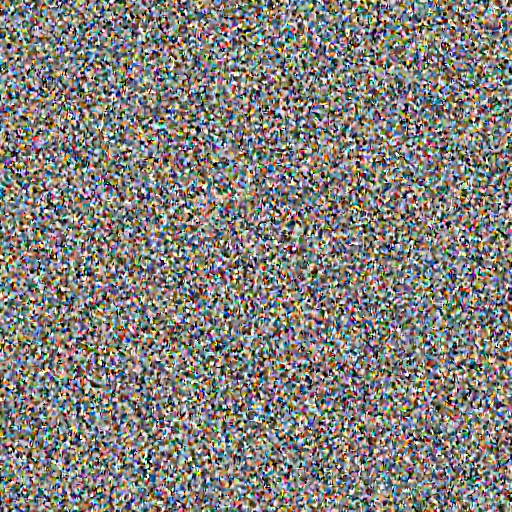
#> input picture intermediates/step_000.png, 1024 x 1024 px (shown at 1/2 size); the run also reads 1 picture not shown here
$ python analyzer.py intermediates/step_000.png intermediates/step_001.png
#> lines starting #> are read from the running program, lines starting #| are printed output that depends on the picture
#!/usr/bin/env python3
# -*- coding: utf-8 -*-
"""
Spectrum Similarity Analysis Tool - For analyzing spectrum similarity of images generated by diffusion model at adjacent steps
Usage: python spectrum_analyzer.py image1.jpg image2.jpg
"""

import numpy as np
import cv2
import matplotlib.pyplot as plt
from scipy import fft
from skimage import metrics
import argparse
import os
import sys

class SpectrumAnalyzer:
    def __init__(self):
        self.results = {}

    def load_image(self, image_path):
        """Load image and convert to grayscale"""
#> called with image_path = 'intermediates/step_000.png'
        if not os.path.exists(image_path):
            raise FileNotFoundError(f"Image file does not exist: {image_path}")

        img = cv2.imread(image_path, cv2.IMREAD_GRAYSCALE)
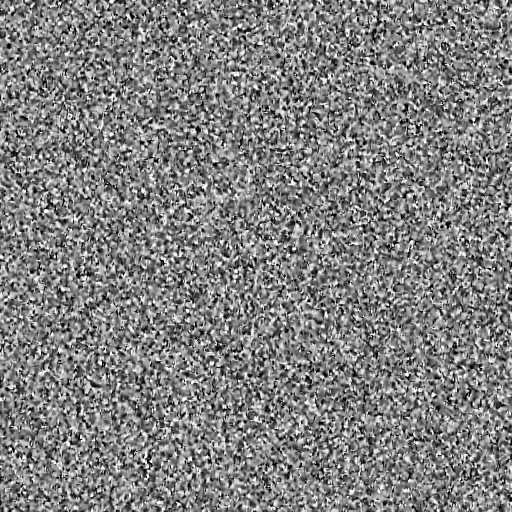
#> img: shape (1024, 1024) (shown at 1/2 size); min 0, max 255, mean 127.6
#| Image 1 size: (1024, 1024)
#| Image 2 size: (1024, 1024)
        if img is None:
            raise ValueError(f"Unable to read image: {image_path}")

        return img

    def get_frequency_spectrum(self, img):
        """Get frequency spectrum of the image"""
        # Perform 2D Fourier Transform
        f_transform = fft.fft2(img)
        f_shift = fft.fftshift(f_transform)  # Move zero frequency to center

        # Calculate magnitude spectrum and phase spectrum
        magnitude_spectrum = np.abs(f_shift)
        phase_spectrum = np.angle(f_shift)
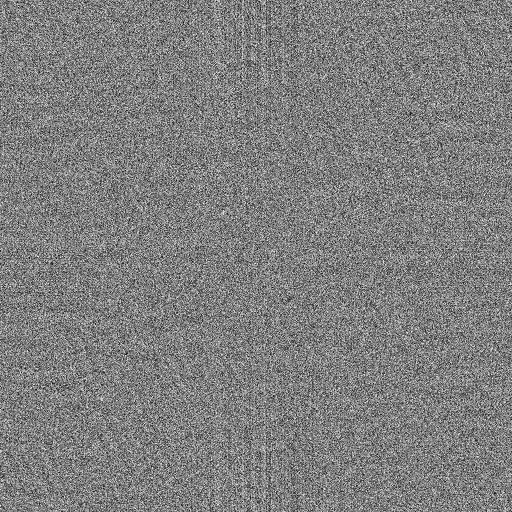
#> phase_spectrum: shape (1024, 1024) float64 (shown at 1/2 size); min -3.14, max 3.14, mean -5.99e-06; drawn with min black and max white

        # Logarithmic transformation for visualization
        log_spectrum = np.log(magnitude_spectrum + 1)
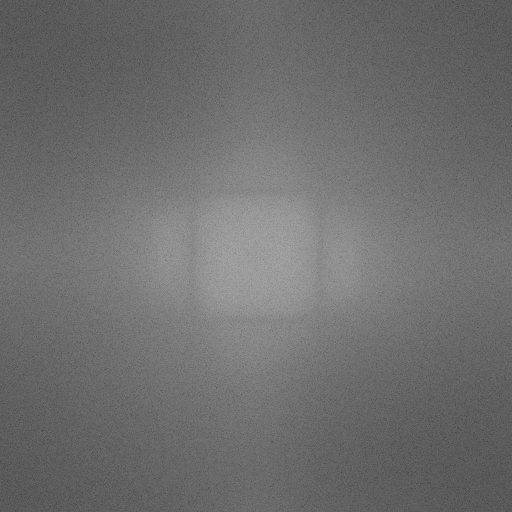
#> log_spectrum: shape (1024, 1024) float64 (shown at 1/2 size); min 2.22, max 18.71, mean 9.37; drawn with min black and max white

        return f_shift, magnitude_spectrum, phase_spectrum, log_spectrum

    def analyze_spectrum_similarity(self, mag_spec1, mag_spec2):
        """Analyze spectrum similarity"""
        results = {}

        # Method 1: Structural Similarity Index (SSIM)
        results['SSIM'] = metrics.structural_similarity(
            mag_spec1, mag_spec2, data_range=mag_spec1.max() - mag_spec1.min()
        )

        # Method 2: Normalized Cross-Correlation
        results['Correlation'] = np.corrcoef(
            mag_spec1.flatten(), mag_spec2.flatten()
        )[0, 1]

        # Method 3: Mean Squared Error (MSE)
        results['MSE'] = np.mean((mag_spec1 - mag_spec2) ** 2)

        # Method 4: Normalized Mean Squared Error (NMSE)
        results['NMSE'] = results['MSE'] / (np.mean(mag_spec1**2) + 1e-8)

        # Method 5: Cosine Similarity
        dot_product = np.sum(mag_spec1.flatten() * mag_spec2.flatten())
        norm1 = np.linalg.norm(mag_spec1.flatten())
        norm2 = np.linalg.norm(mag_spec2.flatten())
        results['Cosine_Similarity'] = dot_product / (norm1 * norm2 + 1e-8)

        return results

    def analyze_frequency_bands(self, mag_spec1, mag_spec2):
        """Analyze similarity of different frequency bands"""
        h, w = mag_spec1.shape
        center = (h//2, w//2)
        y, x = np.ogrid[:h, :w]
        distances = np.sqrt((x - center[1])**2 + (y - center[0])**2)

        max_radius = min(h, w) // 2

        # Define frequency bands
        low_freq_mask = distances <= max_radius // 3
        mid_freq_mask = (distances > max_radius // 3) & (distances <= 2 * max_radius // 3)
        high_freq_mask = distances > 2 * max_radius // 3

        def get_band_energy(spectrum, mask):
            return np.sum(spectrum[mask])

        # Calculate energy for each frequency band
        low1 = get_band_energy(mag_spec1, low_freq_mask)
        mid1 = get_band_energy(mag_spec1, mid_freq_mask)
        high1 = get_band_energy(mag_spec1, high_freq_mask)
        total1 = low1 + mid1 + high1

        low2 = get_band_energy(mag_spec2, low_freq_mask)
        mid2 = get_band_energy(mag_spec2, mid_freq_mask)
        high2 = get_band_energy(mag_spec2, high_freq_mask)
        total2 = low2 + mid2 + high2

        # Calculate similarity for each frequency band
        results = {
            'Low_Freq_Energy_Ratio1': low1 / (total1 + 1e-8),
            'Mid_Freq_Energy_Ratio1': mid1 / (total1 + 1e-8),
            'High_Freq_Energy_Ratio1': high1 / (total1 + 1e-8),
            'Low_Freq_Energy_Ratio2': low2 / (total2 + 1e-8),
            'Mid_Freq_Energy_Ratio2': mid2 / (total2 + 1e-8),
            'High_Freq_Energy_Ratio2': high2 / (total2 + 1e-8),
        }

        # Calculate frequency band similarity
        results['Low_Freq_Similarity'] = 1 - abs(results['Low_Freq_Energy_Ratio1'] - results['Low_Freq_Energy_Ratio2'])
        results['Mid_Freq_Similarity'] = 1 - abs(results['Mid_Freq_Energy_Ratio1'] - results['Mid_Freq_Energy_Ratio2'])
        results['High_Freq_Similarity'] = 1 - abs(results['High_Freq_Energy_Ratio1'] - results['High_Freq_Energy_Ratio2'])

        return results

    def diffusion_specific_analysis(self, img1, img2, mag_spec1, mag_spec2):
        """Diffusion model specific analysis"""
        results = {}

        # 1. High frequency noise change analysis
        h, w = mag_spec1.shape
        center = (h//2, w//2)
        y, x = np.ogrid[:h, :w]
        distances = np.sqrt((x - center[1])**2 + (y - center[0])**2)

        # High frequency region (noise is usually concentrated in high frequency)
        high_freq_mask = distances > min(h, w) // 4

        high_freq_energy1 = np.sum(mag_spec1[high_freq_mask])
        high_freq_energy2 = np.sum(mag_spec2[high_freq_mask])

        results['High_Freq_Energy1'] = high_freq_energy1
        results['High_Freq_Energy2'] = high_freq_energy2
        results['Noise_Reduction_Ratio'] = (high_freq_energy1 - high_freq_energy2) / (high_freq_energy1 + 1e-8)

        # 2. Spectral smoothness analysis
        def compute_spectral_smoothness(spectrum):
            grad_y, grad_x = np.gradient(spectrum)
            roughness = np.mean(np.sqrt(grad_y**2 + grad_x**2))
            return 1 / (1 + roughness)

        results['Spectral_Smoothness1'] = compute_spectral_smoothness(mag_spec1)
        results['Spectral_Smoothness2'] = compute_spectral_smoothness(mag_spec2)
        results['Smoothness_Improvement'] = results['Spectral_Smoothness2'] - results['Spectral_Smoothness1']

        # 3. Image quality metrics
        results['Image_MSE'] = np.mean((img1.astype(float) - img2.astype(float)) ** 2)
        results['Image_PSNR'] = 20 * np.log10(255 / (np.sqrt(results['Image_MSE']) + 1e-8))
        results['Image_SSIM'] = metrics.structural_similarity(img1, img2)

        return results

    def visualize_results(self, img1, img2, log_spec1, log_spec2, mag_spec1, mag_spec2, save_path=None):
        """Visualize analysis results"""
        plt.figure(figsize=(20, 12))

        # Original images
        plt.subplot(3, 4, 1)
        plt.imshow(img1, cmap='gray')
        plt.title('Original Image 1 (Step t)', fontsize=12)
        plt.axis('off')

        plt.subplot(3, 4, 2)
        plt.imshow(img2, cmap='gray')
        plt.title('Original Image 2 (Step t+1)', fontsize=12)
        plt.axis('off')

        # Image difference
        plt.subplot(3, 4, 3)
        diff_img = np.abs(img1.astype(float) - img2.astype(float))
        plt.imshow(diff_img, cmap='hot')
        plt.title('Image Difference', fontsize=12)
        plt.colorbar()
        plt.axis('off')

        # Image histogram
        plt.subplot(3, 4, 4)
        plt.hist(img1.flatten(), bins=50, alpha=0.7, label='Image 1', color='blue')
        plt.hist(img2.flatten(), bins=50, alpha=0.7, label='Image 2', color='red')
        plt.title('Pixel Value Distribution')
        plt.legend()
        plt.xlabel('Pixel Value')
        plt.ylabel('Frequency')

        # Spectrum plots
        plt.subplot(3, 4, 5)
        plt.imshow(log_spec1, cmap='gray')
        plt.title('Spectrum 1 (Step t)', fontsize=12)
        plt.axis('off')

        plt.subplot(3, 4, 6)
        plt.imshow(log_spec2, cmap='gray')
        plt.title('Spectrum 2 (Step t+1)', fontsize=12)
        plt.axis('off')

        # Spectrum difference
        plt.subplot(3, 4, 7)
        diff_spectrum = np.abs(mag_spec1 - mag_spec2)
        plt.imshow(np.log(diff_spectrum + 1), cmap='hot')
        plt.title('Spectrum Difference', fontsize=12)
        plt.colorbar()
        plt.axis('off')

        # Radial spectrum profile
        plt.subplot(3, 4, 8)
        h, w = mag_spec1.shape
        center = (h//2, w//2)
        y, x = np.ogrid[:h, :w]
        r = np.sqrt((x - center[1])**2 + (y - center[0])**2).astype(int)

        max_r = min(center)
        radial_profile1 = np.zeros(max_r)
        radial_profile2 = np.zeros(max_r)

        for radius in range(max_r):
            mask = r == radius
            if np.any(mask):
                radial_profile1[radius] = np.mean(mag_spec1[mask])
                radial_profile2[radius] = np.mean(mag_spec2[mask])

        plt.plot(radial_profile1, label='Spectrum 1', alpha=0.8)
        plt.plot(radial_profile2, label='Spectrum 2', alpha=0.8)
        plt.title('Radial Spectrum Profile')
        plt.xlabel('Distance from Center (pixels)')
        plt.ylabel('Average Magnitude')
        plt.legend()
        plt.yscale('log')

        # Frequency band energy distribution
        plt.subplot(3, 4, 9)
        band_results = self.analyze_frequency_bands(mag_spec1, mag_spec2)
        bands = ['Low Freq', 'Mid Freq', 'High Freq']
        ratios1 = [band_results['Low_Freq_Energy_Ratio1'],
                   band_results['Mid_Freq_Energy_Ratio1'],
                   band_results['High_Freq_Energy_Ratio1']]
        ratios2 = [band_results['Low_Freq_Energy_Ratio2'],
                   band_results['Mid_Freq_Energy_Ratio2'],
                   band_results['High_Freq_Energy_Ratio2']]

        x = np.arange(len(bands))
        width = 0.35

        plt.bar(x - width/2, ratios1, width, label='Image 1', alpha=0.8)
        plt.bar(x + width/2, ratios2, width, label='Image 2', alpha=0.8)
        plt.title('Frequency Band Energy Distribution')
        plt.xlabel('Frequency Band')
        plt.ylabel('Energy Ratio')
        plt.xticks(x, bands)
        plt.legend()

        # Similarity metrics radar chart
        plt.subplot(3, 4, 10)
        similarity_results = self.analyze_spectrum_similarity(mag_spec1, mag_spec2)
        metrics_names = list(similarity_results.keys())
        metrics_values = [abs(v) if k == 'MSE' or k == 'NMSE' else v for k, v in similarity_results.items()]

        # Normalize MSE metric for display
        if 'MSE' in similarity_results:
            mse_idx = metrics_names.index('MSE')
            metrics_values[mse_idx] = 1 / (1 + similarity_results['MSE'] / 1000)  # Normalize MSE
        if 'NMSE' in similarity_results:
            nmse_idx = metrics_names.index('NMSE')
            metrics_values[nmse_idx] = 1 / (1 + similarity_results['NMSE'])  # Normalize NMSE

        angles = np.linspace(0, 2 * np.pi, len(metrics_names), endpoint=False).tolist()
        metrics_values += metrics_values[:1]  # Close the shape
        angles += angles[:1]

        ax = plt.subplot(3, 4, 10, projection='polar')
        ax.plot(angles, metrics_values, 'o-', linewidth=2)
        ax.fill(angles, metrics_values, alpha=0.25)
        ax.set_xticks(angles[:-1])
        ax.set_xticklabels(metrics_names, fontsize=8)
        ax.set_ylim(0, 1)
        plt.title('Similarity Metrics', fontsize=12)

        # Display analysis results text in remaining space
        plt.subplot(3, 4, 11)
        plt.axis('off')

        # Prepare text display
        text_content = []
        text_content.append("=== Spectrum Similarity Analysis Results ===\n")

        for key, value in similarity_results.items():
            text_content.append(f"{key}: {value:.4f}")

        text_content.append("\n=== Frequency Band Similarity ===")
        text_content.append(f"Low Freq Similarity: {band_results['Low_Freq_Similarity']:.4f}")
        text_content.append(f"Mid Freq Similarity: {band_results['Mid_Freq_Similarity']:.4f}")
        text_content.append(f"High Freq Similarity: {band_results['High_Freq_Similarity']:.4f}")

        diffusion_results = self.diffusion_specific_analysis(img1, img2, mag_spec1, mag_spec2)
        text_content.append("\n=== Diffusion Specific Analysis ===")
        text_content.append(f"Noise Reduction Ratio: {diffusion_results['Noise_Reduction_Ratio']:.4f}")
        text_content.append(f"Smoothness Improvement: {diffusion_results['Smoothness_Improvement']:.4f}")
        text_content.append(f"Image PSNR: {diffusion_results['Image_PSNR']:.2f} dB")
        text_content.append(f"Image SSIM: {diffusion_results['Image_SSIM']:.4f}")

        plt.text(0.05, 0.95, '\n'.join(text_content), transform=plt.gca().transAxes,
                fontsize=8, verticalalignment='top', fontfamily='monospace')

        plt.subplot(3, 4, 12)
        plt.axis('off')

        # Display statistical information
        stats_content = []
        stats_content.append("=== Image Statistics ===\n")
        stats_content.append(f"Image 1 Size: {img1.shape}")
        stats_content.append(f"Image 2 Size: {img2.shape}")
        stats_content.append(f"Image 1 Mean: {np.mean(img1):.2f}")
        stats_content.append(f"Image 2 Mean: {np.mean(img2):.2f}")
        stats_content.append(f"Image 1 Std Dev: {np.std(img1):.2f}")
        stats_content.append(f"Image 2 Std Dev: {np.std(img2):.2f}")

        stats_content.append("\n=== Spectrum Statistics ===")
        stats_content.append(f"Spectrum 1 Total Energy: {np.sum(mag_spec1):.2e}")
        stats_content.append(f"Spectrum 2 Total Energy: {np.sum(mag_spec2):.2e}")
        stats_content.append(f"Spectrum Energy Change: {(np.sum(mag_spec2) - np.sum(mag_spec1))/np.sum(mag_spec1)*100:.2f}%")

        plt.text(0.05, 0.95, '\n'.join(stats_content), transform=plt.gca().transAxes,
                fontsize=8, verticalalignment='top', fontfamily='monospace')

        plt.tight_layout()

        if save_path:
            plt.savefig(save_path, dpi=300, bbox_inches='tight')
            print(f"Analysis results saved to: {save_path}")

        plt.show()

    def print_detailed_results(self, img1, img2, mag_spec1, mag_spec2):
        """Print detailed analysis results"""
        print("=" * 60)
        print("Spectrum Similarity Analysis Report")
        print("=" * 60)

        # Basic similarity analysis
        similarity_results = self.analyze_spectrum_similarity(mag_spec1, mag_spec2)
        print("\n📊 Basic Similarity Metrics:")
        print("-" * 30)
        for key, value in similarity_results.items():
            if key == 'MSE':
                print(f"{key:20}: {value:.6f} (smaller is more similar)")
            elif key == 'NMSE':
                print(f"{key:20}: {value:.6f} (smaller is more similar)")
            else:
                print(f"{key:20}: {value:.6f} (larger is more similar)")

        # Frequency band analysis
        band_results = self.analyze_frequency_bands(mag_spec1, mag_spec2)
        print("\n🔍 Frequency Band Analysis:")
        print("-" * 30)
        print(f"{'Low Freq Similarity':20}: {band_results['Low_Freq_Similarity']:.6f}")
        print(f"{'Mid Freq Similarity':20}: {band_results['Mid_Freq_Similarity']:.6f}")
        print(f"{'High Freq Similarity':20}: {band_results['High_Freq_Similarity']:.6f}")

        print(f"\nImage 1 Frequency Band Energy Distribution:")
        print(f"  Low Freq: {band_results['Low_Freq_Energy_Ratio1']:.4f}")
        print(f"  Mid Freq: {band_results['Mid_Freq_Energy_Ratio1']:.4f}")
        print(f"  High Freq: {band_results['High_Freq_Energy_Ratio1']:.4f}")

        print(f"\nImage 2 Frequency Band Energy Distribution:")
        print(f"  Low Freq: {band_results['Low_Freq_Energy_Ratio2']:.4f}")
        print(f"  Mid Freq: {band_results['Mid_Freq_Energy_Ratio2']:.4f}")
        print(f"  High Freq: {band_results['High_Freq_Energy_Ratio2']:.4f}")

        # Diffusion specific analysis
        diffusion_results = self.diffusion_specific_analysis(img1, img2, mag_spec1, mag_spec2)
        print("\n🎯 Diffusion Model Specific Analysis:")
        print("-" * 30)
        print(f"{'Noise Reduction Ratio':20}: {diffusion_results['Noise_Reduction_Ratio']:.6f}")
        if diffusion_results['Noise_Reduction_Ratio'] > 0:
            print("  → High frequency noise reduced ✓")
        else:
            print("  → High frequency energy increased")

        print(f"{'Spectral Smoothness':20}: {diffusion_results['Smoothness_Improvement']:.6f}")
        if diffusion_results['Smoothness_Improvement'] > 0:
            print("  → Spectrum became smoother ✓")
        else:
            print("  → Spectrum became rougher")

        print(f"{'Image PSNR':20}: {diffusion_results['Image_PSNR']:.2f} dB")
        print(f"{'Image SSIM':20}: {diffusion_results['Image_SSIM']:.6f}")
        print(f"{'Image MSE':20}: {diffusion_results['Image_MSE']:.6f}")

        # Comprehensive evaluation
        print("\n📈 Comprehensive Evaluation:")
        print("-" * 30)
        avg_similarity = np.mean([
            similarity_results['SSIM'],
            similarity_results['Correlation'],
            similarity_results['Cosine_Similarity']
        ])

        avg_freq_similarity = np.mean([
            band_results['Low_Freq_Similarity'],
            band_results['Mid_Freq_Similarity'],
            band_results['High_Freq_Similarity']
        ])

        print(f"Average Spectrum Similarity: {avg_similarity:.4f}")
        print(f"Average Frequency Band Similarity: {avg_freq_similarity:.4f}")

        if avg_similarity > 0.9:
            print("🟢 High spectrum similarity between two images")
        elif avg_similarity > 0.7:
            print("🟡 Moderate spectrum similarity between two images")
        else:
            print("🔴 Large spectrum difference between two images")

        print("=" * 60)

    def analyze_images(self, image_path1, image_path2, save_visualization=None, show_plot=True):
        """Main analysis function"""
        try:
            # Load images
            print(f"Loading images...")
            print(f"Image 1: {image_path1}")
            print(f"Image 2: {image_path2}")

            img1 = self.load_image(image_path1)
            img2 = self.load_image(image_path2)

            print(f"Image 1 size: {img1.shape}")
            print(f"Image 2 size: {img2.shape}")

            # Check if image dimensions are consistent
            if img1.shape != img2.shape:
                print("⚠️ Warning: Two images have different dimensions, resizing to match")
                min_h = min(img1.shape[0], img2.shape[0])
                min_w = min(img1.shape[1], img2.shape[1])
                img1 = cv2.resize(img1, (min_w, min_h))
                img2 = cv2.resize(img2, (min_w, min_h))
                print(f"Adjusted size: {img1.shape}")

            # Calculate spectrum
            print("Computing spectrum...")
            _, mag_spec1, _, log_spec1 = self.get_frequency_spectrum(img1)
            _, mag_spec2, _, log_spec2 = self.get_frequency_spectrum(img2)
#> (the rest of the program and of its run is left out)
